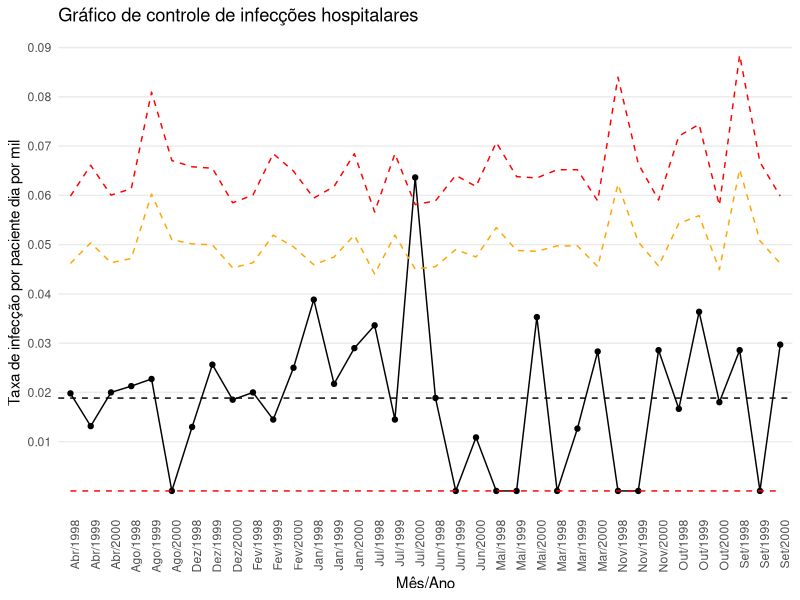

Write the R code that produced this figure.
## ---- chunk 1
knitr::opts_chunk$set(echo = TRUE)
library(dplyr)
library(ggplot2)
options(scipen = 99999)
data_from <- "local"
descritiva <- F
# data_from <- "pendrive"
if(data_from == "local"){
  data_path <- "/mnt/Netac-Dados/Projetos/R/Pos-Estat/3-Semestre/Series-temporais/Trabalho/dados/"
}
if(data_from == "pendrive"){
  data_path <- "/media/userlm/Ventoy/Projetos/R/Pos-Estat/3-semestre/Series-temporais/Trabalho/dados/"
}
rewrite_data <- F
## ---- chunk 2
# Colunas
month_year <- c(
  "Janeiro/1998", "Fevereiro/1998", "Marco/1998", "Abril/1998", "Maio/1998", "Junho/1998",
  "Julho/1998", "Agosto/1998", "Setembro/1998", "Outubro/1998", "Novembro/1998", "Dezembro/1998",
  "Janeiro/1999", "Fevereiro/1999", "Marco/1999", "Abril/1999", "Maio/1999", "Junho/1999",
  "Julho/1999", "Agosto/1999", "Setembro/1999", "Outubro/1999", "Novembro/1999", "Dezembro/1999",
  "Janeiro/2000", "Fevereiro/2000", "Marco/2000", "Abril/2000", "Maio/2000", "Junho/2000",
  "Julho/2000", "Agosto/2000", "Setembro/2000", "Outubro/2000", "Novembro/2000", "Dezembro/2000"
)
month_year_res <- c(
  "Jan/1998", "Fev/1998", "Mar/1998", "Abr/1998", "Mai/1998", "Jun/1998",
  "Jul/1998", "Ago/1998", "Set/1998", "Out/1998", "Nov/1998", "Dez/1998",
  "Jan/1999", "Fev/1999", "Mar/1999", "Abr/1999", "Mai/1999", "Jun/1999",
  "Jul/1999", "Ago/1999", "Set/1999", "Out/1999", "Nov/1999", "Dez/1999",
  "Jan/2000", "Fev/2000", "Mar/2000", "Abr/2000", "Mai/2000", "Jun/2000",
  "Jul/2000", "Ago/2000", "Set/2000", "Out/2000", "Nov/2000", "Dez/2000"
)

infections <- c(
  4, 2, 0, 2, 0, 2, 4, 2, 1, 1, 0, 1,
  2, 1, 1, 1, 0, 0, 1, 1, 0, 2, 0, 2,
  2, 2, 3, 2, 3, 1, 7, 0, 3, 2, 3, 2
)

patient_days <- c(
  103, 100, 79, 101, 63, 106, 119, 94, 35, 60, 40, 77,
  92, 69, 79, 76, 84, 83, 69, 44, 74, 55, 75, 78,
  69, 80, 106, 100, 85, 92, 110, 73, 101, 111, 105, 108
)

# Criando o dataframe
hospital_infections <- data.frame(
  month_year = month_year,
  month_year_res = month_year_res,
  infections = infections,
  patient_days = patient_days
)

total_patients <- sum(hospital_infections$patient_days)
mean_inc <- mean(hospital_infections$infections/hospital_infections$patient_days)


hospital_infections <- hospital_infections |> 
  dplyr::mutate(
    mean_patients = patient_days/total_patients,
    sd_infections = sqrt(mean_inc/patient_days),
    upper_control_limit = mean_inc + 3*sd_infections,
    lower_control_limit = ifelse(mean_inc - 3*sd_infections < 0, 0, mean_inc - 3*sd_infections),
    upper_alert_limit = mean_inc + 2*sd_infections,
  )

# Gráfico

ggplot(hospital_infections, aes(x = month_year_res, y = infections/patient_days)) +
  ggplot2::geom_line(group = 1, color = "black") +
  ggplot2::geom_point() +
  ggplot2::geom_hline(yintercept = mean_inc, linetype = "dashed", color = "black") +
  # geom_hline(yintercept = hospital_infections$upper_control_limit, linetype = "dashed", color = "blue") +
  # geom_hline(yintercept = hospital_infections$lower_control_limit, linetype = "dashed", color = "blue") +
  # geom_hline(yintercept = hospital_infections$upper_alert_limit, linetype = "dashed", color = "green") +
  ggplot2::geom_line(aes(y = upper_control_limit), group = 1, linetype = "dashed", color = "red") +
  ggplot2::geom_line(aes(y = lower_control_limit), group = 1, linetype = "dashed", color = "red") +
  ggplot2::geom_line(aes(y = upper_alert_limit), group = 1, linetype = "dashed", color = "orange") +
  ggplot2::labs(
    title = "Gráfico de controle de infecções hospitalares",
    x = "Mês/Ano",
    y = "Taxa de infecção por paciente dia por mil",
    color = "Legenda"
  ) +
  ggplot2::theme_minimal() +
  ggplot2::theme(axis.text.x = element_text(angle = 90, hjust = 1)) +
  ggplot2::theme(panel.grid.major.x = element_blank(),
        panel.grid.minor = element_blank()) +
  ggplot2::scale_y_continuous(breaks = seq(0.01, 0.1, by = 0.01))

